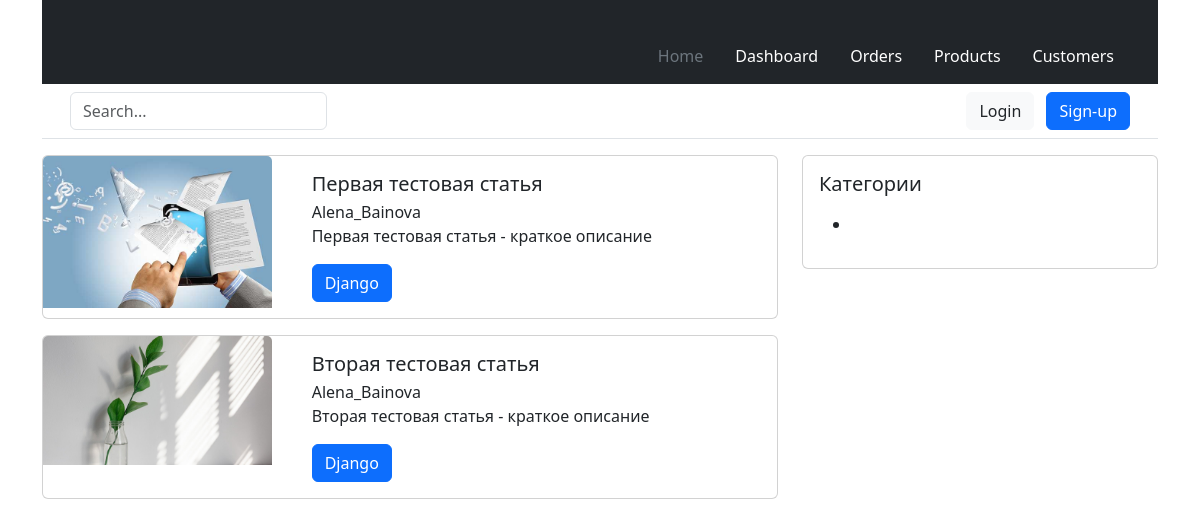
/articles/, run on an earlier commit of the app's database.
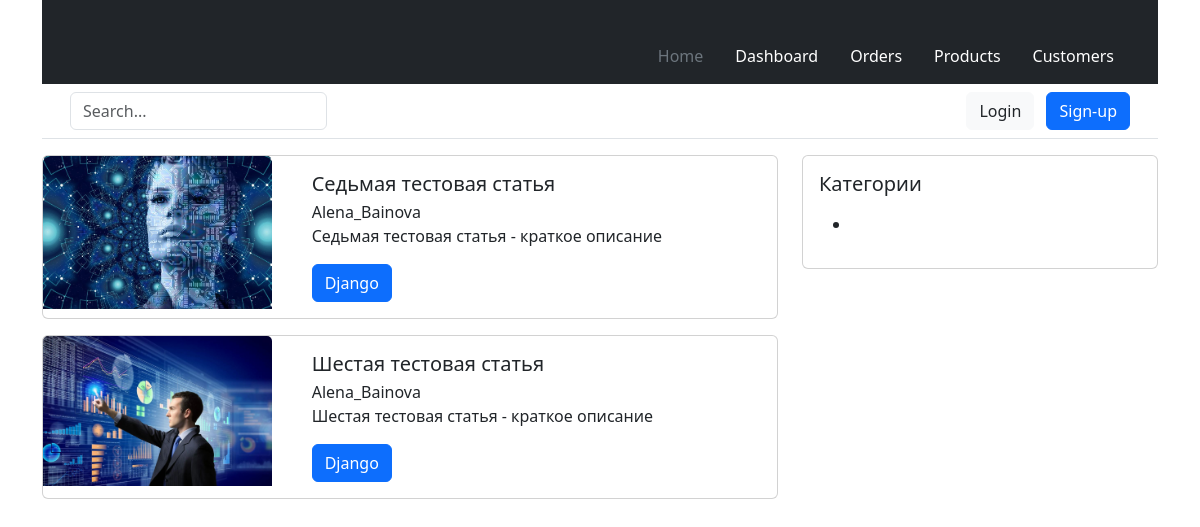
And on a later commit of the database.
### modules/blog/models.py (models this page shows, shortened)
class Article(models.Model):
    class ArticleManager(models.Manager):
        def all(self):
            return self.get_queryset().select_related('author', 'category').filter(status='published')
    STATUS_OPTIONS = (
        ('published', 'Опубликовано'),
        ('draft', 'Черновик')
    )
    title = models.CharField(verbose_name='Заголовок', max_length=255)
    slug = models.SlugField(verbose_name='URL', max_length=255, blank=True, unique=True)
    short_description = models.TextField(verbose_name='Краткое описание', max_length=500)
    full_description = models.TextField(verbose_name='Полное описание')
    thumbnail = models.ImageField(
        verbose_name='Превью поста',
        blank=True,
        upload_to='images/thumbnails/%Y/%m/%d/',
        validators=[FileExtensionValidator(allowed_extensions=('png', 'jpg', 'webp', 'jpeg', 'gif'))]
    )
    status = models.CharField(choices=STATUS_OPTIONS, default='published', verbose_name='Статус поста', max_length=10)
    time_create = models.DateTimeField(auto_now_add=True, verbose_name='Время добавления')
    time_update = models.DateTimeField(auto_now=True, verbose_name='Время обновления')
    author = models.ForeignKey(to=User, verbose_name='Автор', on_delete=models.SET_DEFAULT, related_name='author_posts', default=1)
    updater = models.ForeignKey(to=User, verbose_name='Обновил', on_delete=models.SET_NULL, null=True, related_name='updater_posts', blank=True)
    fixed = models.BooleanField(verbose_name='Зафиксировано', default=False)
    category = TreeForeignKey('Category', on_delete=models.PROTECT, related_name='articles', verbose_name='Категория')
    objects = ArticleManager()
    class Meta:
        db_table = 'app_articles'
        ordering = ['-fixed', '-time_create']
        indexes = [models.Index(fields=['-fixed', '-time_create', 'status'])]
        verbose_name = 'Статью'
        verbose_name_plural = 'Статей'

class Category(MPTTModel):
    title = models.CharField(max_length=255, verbose_name='Название категории')
    slug = models.SlugField(max_length=255, verbose_name='URL категории', blank=True)
    description = models.TextField(verbose_name='Описание категории', max_length=300)
    parent = TreeForeignKey(
        'self',
        on_delete=models.CASCADE,
        null=True,
        blank=True,
        db_index=True,
        related_name='children',
        verbose_name='Родительская категория'
    )
    class MPTTMeta:
        order_insertion_by = ('title',)
    class Meta:
        verbose_name = 'Категория'
        verbose_name_plural = 'Категории'
        db_table = 'app_categories'

### modules/blog/views.py (the view)
# urls.py: path('articles/', articles_list, name='articles_by_page'),
def articles_list(request):
    articles = Article.objects.all()
    paginator = Paginator(articles, per_page=2)
    page_number = request.GET.get('page')
    page_object = paginator.get_page(page_number)
    context = {'page_obj': page_object}
    return render(request, 'blog/articles_func_list.html', context)

### templates/blog/articles_func_list.html
{% extends 'main.html' %}
{% block content %}
    {% for article in page_obj %}
    <div class="card mb-3">
        <div class="row">
            <div class="col-4">
                <img src="{{ article.thumbnail.url }}" class="card-img-top" alt="{{ article.title }}">
            </div>
            <div class="col-8">
                <div class="card-body">
                    <h5 class="card-title">{{ article.title }}</h5>
                    <div class="card-subtitle">{{ article.author.username }}</div>
                    <p class="card-text">{{ article.short_description }}</p>
                    <a href="{% url 'articles_by_category' article.category.slug %}" class="btn btn-primary">{{ article.category.title }}</a>
                </div>
            </div>
        </div>
    </div>
    {% endfor %}
{% endblock %}

What changed in the data, as far as the page shows it:
no longer on this page (row edited): Article: thumbnail (picture), title "Первая тестовая статья", author.username "Alena_Bainova", short_description "Первая тестовая статья - краткое описание", category "Django"
no longer on this page (row edited): Article: thumbnail (picture), title "Вторая тестовая статья", author.username "Alena_Bainova", short_description "Вторая тестовая статья - краткое описание", category "Django"
added Article: thumbnail (picture), title "Седьмая тестовая статья", author.username "Alena_Bainova", short_description "Седьмая тестовая статья - краткое описание", category "Django"
added Article: thumbnail (picture), title "Шестая тестовая статья", author.username "Alena_Bainova", short_description "Шестая тестовая статья - краткое описание", category "Django"
